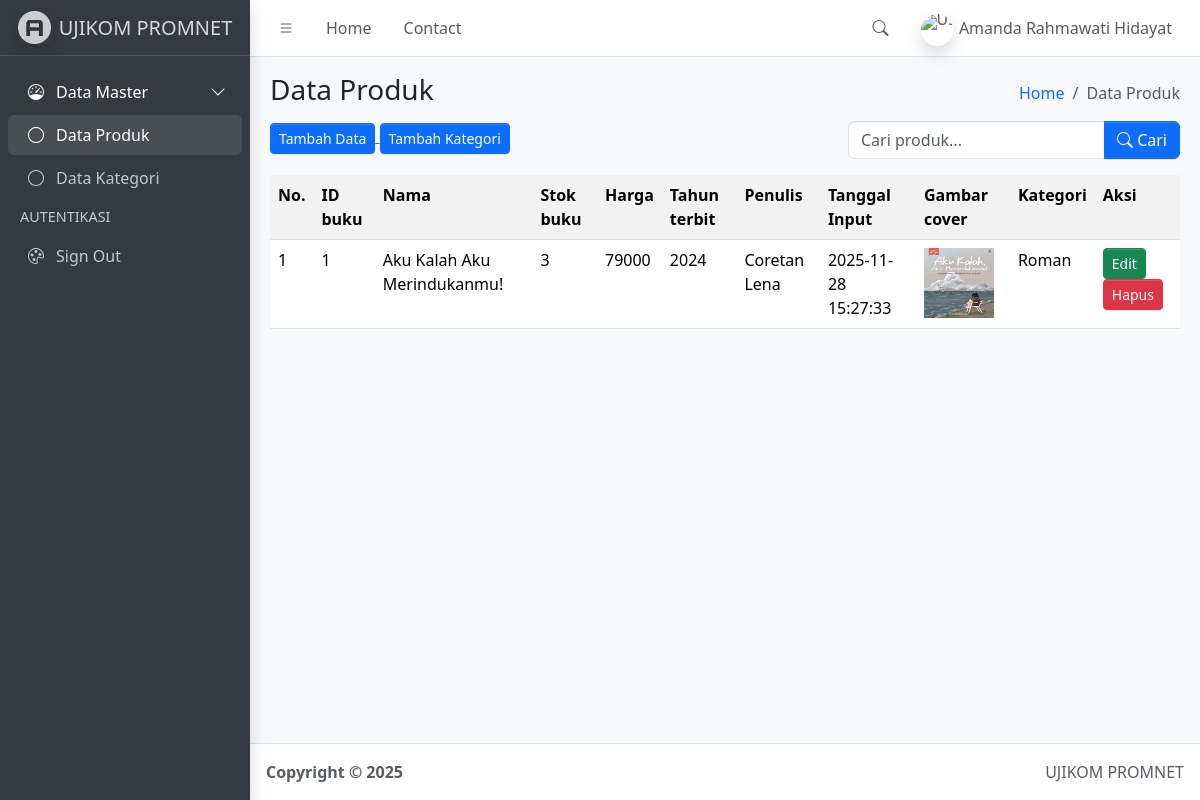
Page /index.php?keyword=Aku Kalah Aku Merindukanmu! on the committed database.
### tables this page shows
CREATE TABLE `buku` (
  `id_buku` int(11) NOT NULL,
  `nama` varchar(100) NOT NULL,
  `stok_buku` int(20) NOT NULL,
  `harga` int(30) NOT NULL,
  `tahun_terbit` int(20) NOT NULL,
  `penulis` varchar(50) NOT NULL,
  `tanggal_input` timestamp NOT NULL DEFAULT current_timestamp(),
  `gambar_cover` varchar(20) NOT NULL,
  `kategori` varchar(30) NOT NULL
);

### function.php (called while the page is built, shortened)
<?php
$conn = mysqli_connect("localhost", "root", "", "simbs");
function query($query){
    global $conn;
    $result = mysqli_query($conn, $query);
    $rows = [];
    while($row = mysqli_fetch_assoc($result)){
        $rows[] = $row;
    }
    return $rows;
}
?>

### index.php (the view, shortened to what this page needs)
<?php
    require("function.php");
    $query = query("SELECT * FROM buku ORDER BY tanggal_input DESC");
    $buku = $query;
    if(isset($_GET['keyword'])){
    $keyword = $_GET['keyword'];
    $buku = query("SELECT * FROM buku WHERE nama LIKE '%$keyword%'");
    }
?>
<!doctype html>
<html lang="en">
  <head>
    <link
      rel="stylesheet"
      href="https://cdn.jsdelivr.net/npm/@fontsource/source-sans-3@5.0.12/index.css"
      media="print"
      onload="this.media='all'"
    />
    <link
      rel="stylesheet"
      href="https://cdn.jsdelivr.net/npm/overlayscrollbars@2.11.0/styles/overlayscrollbars.min.css"
    />
    <link
      rel="stylesheet"
      href="https://cdn.jsdelivr.net/npm/bootstrap-icons@1.13.1/font/bootstrap-icons.min.css"
    />
    <link rel="stylesheet" href="dist/css/adminlte.min.css" />
    <link
      rel="stylesheet"
      href="https://cdn.jsdelivr.net/npm/apexcharts@3.37.1/dist/apexcharts.css"
    />
    <link
      rel="stylesheet"
      href="https://cdn.jsdelivr.net/npm/jsvectormap@1.5.3/dist/css/jsvectormap.min.css"
    />
  </head>
  <body class="layout-fixed sidebar-expand-lg bg-body-tertiary">
    <div class="app-wrapper">
      <nav class="app-header navbar navbar-expand bg-body">
        <div class="container-fluid">
          <ul class="navbar-nav">
            <li class="nav-item">
              <a class="nav-link" data-lte-toggle="sidebar" href="#" role="button">
                <i class="bi bi-list"></i>
              </a>
            </li>
            <li class="nav-item d-none d-md-block">
              <a href="#" class="nav-link">Home</a>
            </li>
            <li class="nav-item d-none d-md-block">
              <a href="#" class="nav-link">Contact</a>
            </li>
          </ul>
          <ul class="navbar-nav ms-auto">
            <li class="nav-item">
              <a class="nav-link" data-widget="navbar-search" href="#" role="button">
                <i class="bi bi-search"></i>
              </a>
            </li>
            <li class="nav-item dropdown user-menu">
              <a href="#" class="nav-link dropdown-toggle" data-bs-toggle="dropdown">
                <img
                  src="dist/assets/img/profil.jpg"
                  class="user-image rounded-circle shadow"
                  alt="User Image"
                />
                <span class="d-none d-md-inline">Amanda Rahmawati Hidayat</span>
              </a>
            </li>
          </ul>
        </div>
      </nav>
      <aside class="app-sidebar bg-body-secondary shadow" data-bs-theme="dark">
        <div class="sidebar-brand">
          <a href="index.php" class="brand-link">
            <img
              src="dist/assets/img/AdminLTELogo.png"
              alt="AdminLTE Logo"
              class="brand-image opacity-75 shadow"
            />
            <span class="brand-text fw-light">UJIKOM PROMNET</span>
          </a>
        </div>
        <div class="sidebar-wrapper">
          <nav class="mt-2">
            <ul
              class="nav sidebar-menu flex-column"
              data-lte-toggle="treeview"
              role="navigation"
              aria-label="Main navigation"
              data-accordion="false"
              id="navigation"
            >
              <li class="nav-item menu-open">
                <a href="#" class="nav-link active">
                  <i class="nav-icon bi bi-speedometer"></i>
                  <p>
                    Data Master
                  </p>
                </a>
                <ul class="nav nav-treeview">
                  <li class="nav-item">
                    <a href="./index.html" class="nav-link active">
                      <i class="nav-icon bi bi-circle"></i>
                      <p>Data Produk</p>
                    </a>
                  </li>
                  <li class="nav-item">
                    <a href="./index2.html" class="nav-link">
                      <i class="nav-icon bi bi-circle"></i>
                      <p>Data Kategori</p>
                    </a>
                  </li>
                </ul>
              </li>
              <li class="nav-header">AUTENTIKASI</li>
              <li class="nav-item">
                <a href="./generate/theme.html" class="nav-link">
                  <i class="nav-icon bi bi-palette"></i>
                  <p>Sign Out</p>
                </a>
              </li>
            </ul>
          </nav>
        </div>
      </aside>
      <main class="app-main">
        <div class="app-content-header">
          <div class="container-fluid">
            <div class="row">
              <div class="col-sm-6">
                <h3 class="mb-3">Data Produk</h3>
                <a href="tambah_data.php">
                  <button class="btn-sm btn btn-primary">Tambah Data</button>
                </a>
                 <a href="kategori.php">
                  <button class="btn-sm btn btn-primary">Tambah Kategori</button>
                </a>
              </div>
              <div class="col-sm-6 d-flex flex-column align-items-end">
                <ol class="breadcrumb">
                  <li class="breadcrumb-item"><a href="#">Home</a></li>
                  <li class="breadcrumb-item active" aria-current="page">Data Produk</li>
                </ol>
                <form class="mt-2">
                  <div class="input-group">
                  <input
                    type="text"
                    class="form-control"
                    name="keyword"
                    placeholder="Cari produk..."
                  >
                  <button class="btn btn-primary" type="submit">
                    <i class="bi bi-search"></i> Cari
                  </button>
                </div>
                </form>
              </div>
            </div>
          </div>
        </div>
        <div class="app-content">
          <div class="container-fluid">
            <div class="row">
              <div class="col">
                <table class="table table-striped table-hover">
                  <tr>
                    <th>No.</th>
                    <th>ID buku</th>
                    <th>Nama </th>
                    <th>Stok buku</th>
                    <th>Harga </th>
                    <th>Tahun terbit</th>
                    <th>Penulis</th>
                    <th>Tanggal Input</th>
                    <th>Gambar cover</th>
                    <th>Kategori</th>
                    <th>Aksi</th>
                  </tr>
                  <?php $no=1 ?>
                  <?php foreach($buku as $data): ?>
                  <tr>
                    <td> <?= $no ?> </td>
                    <td> <?= $data['id_buku'] ?> </td>
                    <td> <?= $data['nama'] ?> </td>
                    <td> <?= $data['stok_buku'] ?> </td>
                    <td> <?= $data['harga'] ?> </td>
                    <td> <?= $data['tahun_terbit'] ?> </td>
                    <td><?= $data['penulis'] ?></td>
                    <td><?= $data['tanggal_input'] ?></td>
                    <td>
                        <img src="img/<?= $data['gambar_cover'] ?>" height="70" width="70" alt="">
                    </td>
                    <td><?= $data['kategori'] ?></td>
                    <td>
                      <a href="ubah_buku.php?id_buku=<?= $data['id_buku'] ?>" class="btn-sm btn-success btn">Edit</a>
                      <a href="hapus.php?id_buku=<?= $data['id_buku'] ?>"
                        onclick="return confirm('Yakin ingin menghapus data ini?');"
                        class="btn-sm btn-danger btn">Hapus</a>
                    </td>
                  </tr>
                  <?php $no++; ?>
                  <?php endforeach; ?>
                </table>
              </div>
            </div>
          </div>
        </div>
      </main>
      <footer class="app-footer">
        <div class="float-end d-none d-sm-inline">UJIKOM PROMNET</div>
        <strong>
          Copyright &copy; 2025&nbsp;
        </strong>
      </footer>
    </div>
  </body>
</html>

### rows in the picture
buku: id_buku "1", nama "Aku Kalah Aku Merindukanmu!", stok_buku "3", harga "79000", tahun_terbit "2024", penulis "Coretan Lena", tanggal_input "2025-11-28 15:27:33", gambar_cover (picture), kategori "Roman"
